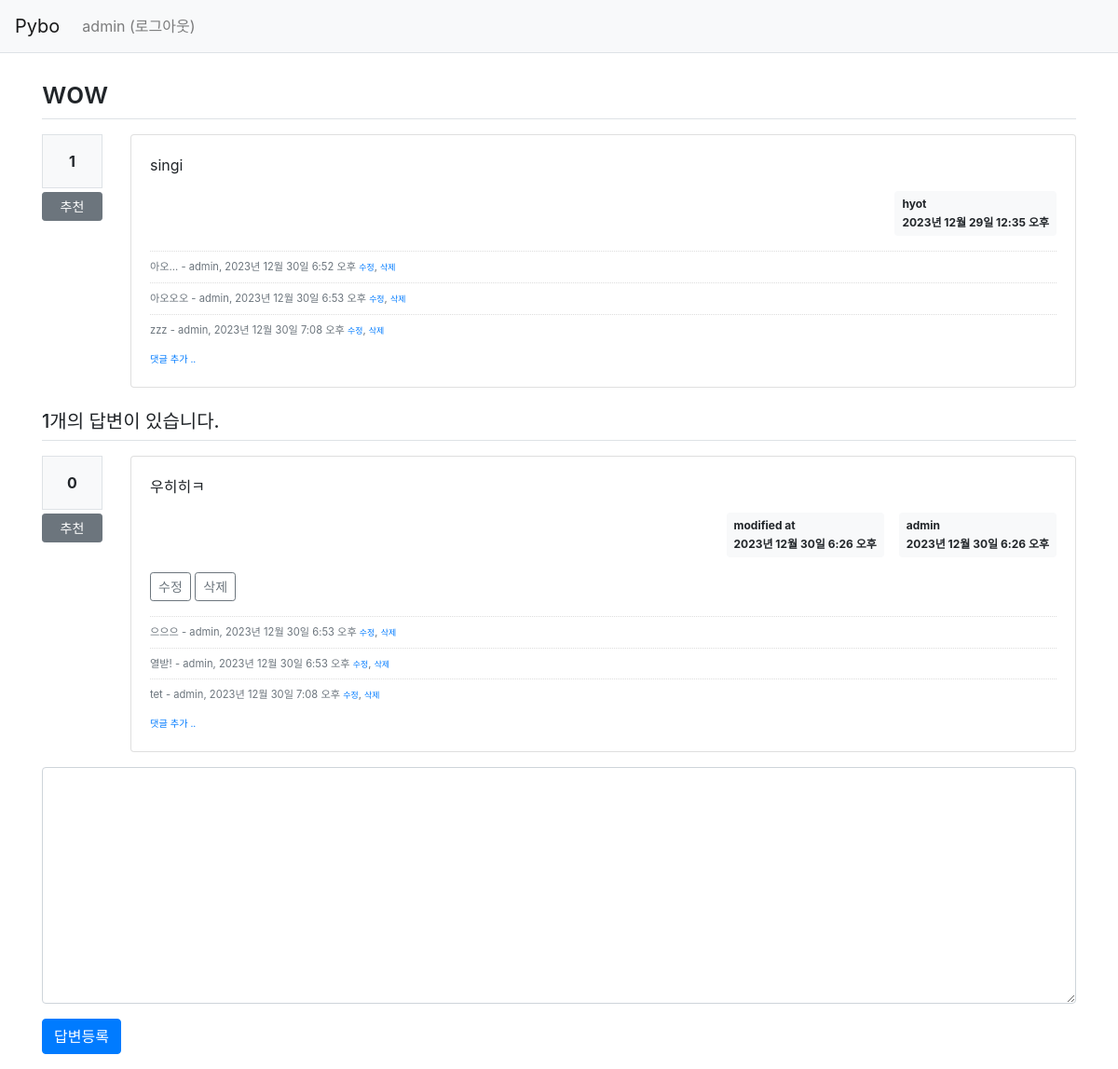
The app's page /pybo/311/ (signed in) with its own data.
### pybo/models.py (models this page shows, shortened)
class Question(models.Model):
    author = models.ForeignKey(User, on_delete=models.CASCADE, related_name='author_question')
    subject = models.CharField(max_length=200)
    content = models.TextField()
    create_date = models.DateTimeField()
    modify_date = models.DateTimeField(null=True, blank=True)
    voter = models.ManyToManyField(User, related_name='voter_question')

class Comment(models.Model):
    author = models.ForeignKey(User, on_delete=models.CASCADE)
    content = models.TextField()
    create_date = models.DateTimeField()
    modify_date = models.DateTimeField(null=True, blank=True)
    question = models.ForeignKey(Question, null=True, blank=True, on_delete=models.CASCADE)
    answer = models.ForeignKey(Answer, null=True, blank=True, on_delete=models.CASCADE)

class Answer(models.Model):
    author = models.ForeignKey(User, on_delete=models.CASCADE, related_name='author_answer')
    question = models.ForeignKey(Question, on_delete=models.CASCADE)
    content = models.TextField()
    create_date = models.DateTimeField()
    modify_date = models.DateTimeField(null=True, blank=True)
    voter = models.ManyToManyField(User, related_name='voter_answer')

### pybo/views/base_views.py (the view)
# urls.py: path('<int:question_id>/', base_views.detail, name='detail'),
def detail(request, question_id):
    question = get_object_or_404(Question, pk=question_id)
    context = {'question': question}
    return render(request, 'pybo/question_detail.html', context)

### pybo/templatetags/pybo_filter.py (called while the page is built)
@register.filter()
def mark(value):
    extensions = ["nl2br", "fenced_code"]
    return mark_safe(markdown.markdown(value, extensions=extensions))

### templates/pybo/question_detail.html (shortened to what this page needs)
{% extends 'base.html' %}
{% load pybo_filter %}
{% block content %}
<div class="container my-3">
    <h2 class="border-bottom py-2">{{ question.subject }}</h2>
    <div class="row my-3">
        <div class="col-1">
            <div class="bg-light text-center p-3 border font-weight-bolder mb-1">{{question.voter.count}}</div>
            <a href="#" data-uri="{% url 'pybo:vote_question' question.id  %}"
               class="recommend btn btn-sm btn-secondary btn-block my-1">추천</a>
        </div>
        <div class="col-11">
            <div class="card">
                <div class="card-body">
                    <div class="card-text">{{ question.content|mark }}</div>
                    <div class="d-flex justify-content-end">
                        <div class="badge badge-light p-2 text-left">
                            <div class="mb-2">{{ question.author.username }}</div>
                            <div>{{ question.create_date }}</div>
                        </div>
                    </div>
                    {% if question.comment_set.count > 0 %}
                    <div class="mt-3">
                    {% for comment in question.comment_set.all %}
                        <div class="comment py-2 text-muted">
                            <span style="white-space: pre-line;">{{ comment.content }}</span>
                            <span>
                                - {{ comment.author }}, {{ comment.create_date }}
                            </span>
                            {% if request.user == comment.author %}
                            <a href="{% url 'pybo:comment_modify_question' comment.id  %}" class="small">수정</a>,
                            <a href="#" class="small delete"
                               data-uri="{% url 'pybo:comment_delete_question' comment.id  %}">삭제</a>
                            {% endif %}
                        </div>
                    {% endfor %}
                    </div>
                    {% endif %}
                    <div>
                        <a href="{% url 'pybo:comment_create_question' question.id  %}"
                           class="small"><small>댓글 추가 ..</small></a>
                    </div>
                </div>
            </div>
        </div>
    </div>
    <h5 class="border-bottom my-3 py-2">{{question.answer_set.count}}개의 답변이 있습니다.</h5>
    {% for answer in question.answer_set.all %}
    <div class="row my-3">
        <div class="col-1">
            <div class="bg-light text-center p-3 border font-weight-bolder mb-1">{{answer.voter.count}}</div>
            <a href="#" data-uri="{% url 'pybo:vote_answer' answer.id  %}"
                class="recommend btn btn-sm btn-secondary btn-block my-1">추천</a>
        </div>
        <div class="col-11">
            <div class="card">
                <div class="card-body">
                    <div class="card-text">{{ answer.content|mark }}</div>
                    <div class="d-flex justify-content-end">
                        {% if answer.modify_date %}
                        <div class="badge badge-light p-2 text-left mx-3">
                            <div class="mb-2">modified at</div>
                            <div>{{ answer.modify_date }}</div>
                        </div>
                        {% endif %}
                        <div class="badge badge-light p-2 text-left">
                            <div class="mb-2">{{ answer.author.username }}</div>
                            <div>{{ answer.create_date }}</div>
                        </div>
                    </div>
                    {% if request.user == answer.author %}
                    <div class="my-3">
                        <a href="{% url 'pybo:answer_modify' answer.id  %}"
                           class="btn btn-sm btn-outline-secondary">수정</a>
                        <a href="#" class="delete btn btn-sm btn-outline-secondary "
                           data-uri="{% url 'pybo:answer_delete' answer.id  %}">삭제</a>
                    </div>
                    {% endif %}
                    {% if answer.comment_set.count > 0 %}
                    <div class="mt-3">
                    {% for comment in answer.comment_set.all %}
                        <div class="comment py-2 text-muted">
                            <span style="white-space: pre-line;">{{ comment.content }}</span>
                            <span>
                                - {{ comment.author }}, {{ comment.create_date }}
                            </span>
                            {% if request.user == comment.author %}
                            <a href="{% url 'pybo:comment_modify_answer' comment.id  %}" class="small">수정</a>,
                            <a href="#" class="small delete"
                               data-uri="{% url 'pybo:comment_delete_answer' comment.id  %}">삭제</a>
                            {% endif %}
                        </div>
                    {% endfor %}
                    </div>
                    {% endif %}
                    <div>
                        <a href="{% url 'pybo:comment_create_answer' answer.id  %}"
                           class="small"><small>댓글 추가 ..</small></a>
                    </div>
                </div>
            </div>
        </div>
    </div>
    {% endfor %}
    <form action="{% url 'pybo:answer_create' question.id %}" method="post" class="my-3">
        <div class="form-group">
            <textarea {% if not user.is_authenticated %}disabled{% endif %}
              name="content" id="content" class="form-control" rows="10"></textarea>
        </div>
        <input type="submit" value="답변등록" class="btn btn-primary">
    </form>
</div>
{% endblock %}

### templates/navbar.html (shortened to what this page needs)
<nav class="navbar navbar-expand-lg navbar-light bg-light border-bottom">
    <a class="navbar-brand" href="{% url 'pybo:index' %}">Pybo</a>
    <div class="collapse navbar-collapse flex-grow-0" id="navbarNav">
        <ul class="navbar-nav">
            <li class="nav-item ">
                {% if user.is_authenticated %}
                <a class="nav-link" href="{% url 'common:logout' %}">{{ user.username }} (로그아웃)</a>
                {% else %}
                <a class="nav-link" href="{% url 'common:login' %}">로그인</a>
                {% endif %}
            </li>
        </ul>
    </div>
</nav>

### static/style.css (style rules this page uses)
.comment { border-top:dotted 1px #ddd; font-size:0.7em; }

### records on screen
Question: subject "wow", voter.count "1", content|mark "singi", author.username "hyot", create_date "2023년 12월 29일 12:35 오후", answer_set.count "1"
Comment: content "아오...", author "admin", create_date "2023년 12월 30일 6:52 오후", shows "수정"
Comment: content "아오오오", author "admin", create_date "2023년 12월 30일 6:53 오후", shows "수정"
Comment: content "zzz", author "admin", create_date "2023년 12월 30일 7:08 오후", shows "수정"
Answer: voter.count "0", content|mark "우히히ㅋ", modify_date "2023년 12월 30일 6:26 오후", author.username "admin", create_date "2023년 12월 30일 6:26 오후", shows "수정"
Comment: content "으으으", author "admin", create_date "2023년 12월 30일 6:53 오후", shows "수정"
Comment: content "열받!", author "admin", create_date "2023년 12월 30일 6:53 오후", shows "수정"
Comment: content "tet", author "admin", create_date "2023년 12월 30일 7:08 오후", shows "수정"

### other values on screen
{{ user.username }} "admin"
